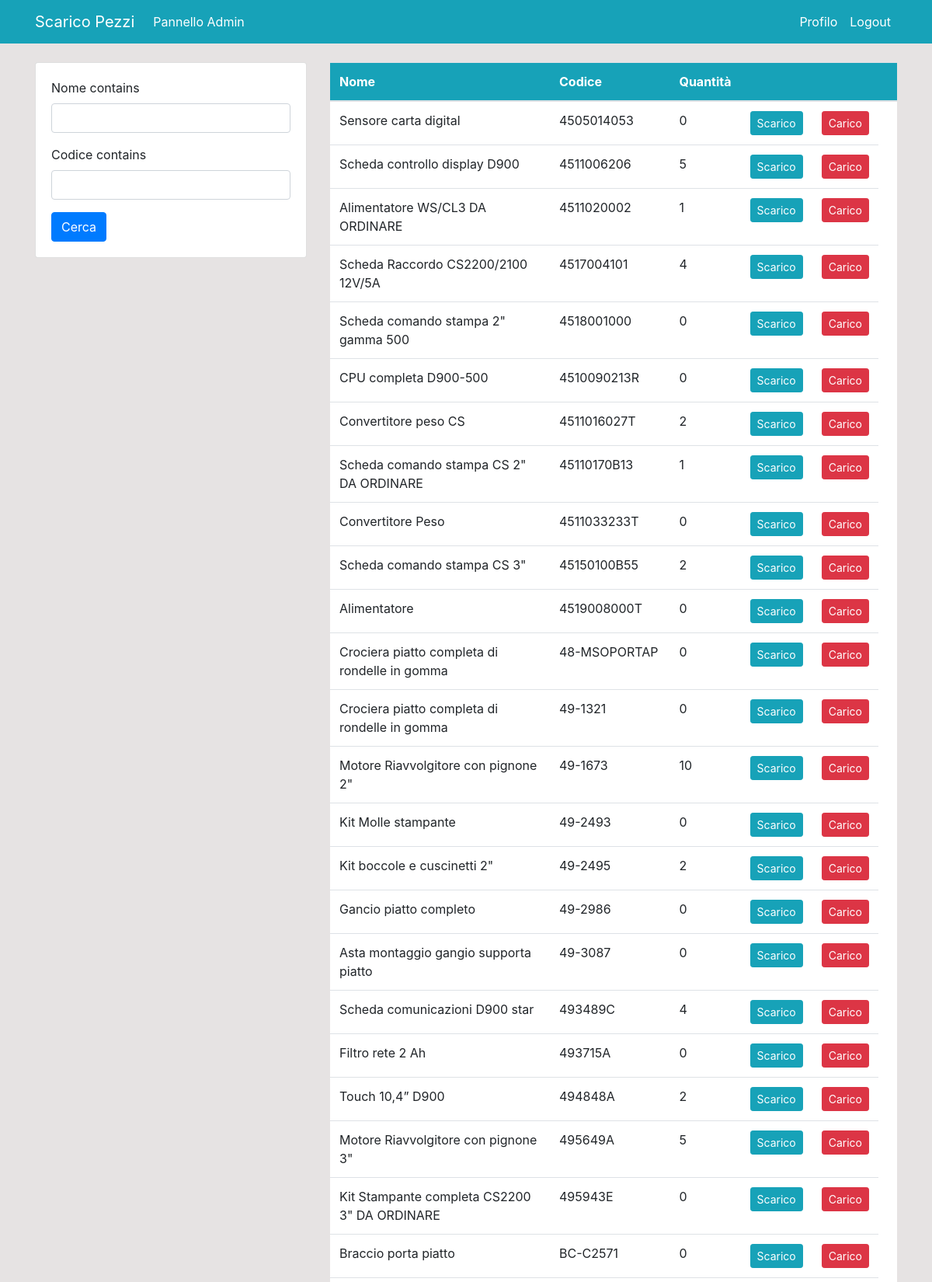
/product/ (signed in, upper part), run on the app's committed database.
### dashboard/models.py (models this page shows, shortened)
class Product(models.Model):
    nome = models.CharField(max_length=100, blank=False, null=True)
    codice = models.CharField(max_length=100, blank=False, unique=True, null=True)
    quantita = models.PositiveIntegerField(null=True)
    class Meta:
        verbose_name_plural = 'Prodotti'

### dashboard/views.py (the view)
# urls.py: path('product/', views.product, name='dashboard-product'),
@login_required
def product(request):
    items = Product.objects.all() #ORM
    myFilter = ProductFilter(request.GET, queryset=items)
    items = myFilter.qs
    if request.method == 'POST':
        form = ProductForm(request.POST)
        if form.is_valid():
            form.save()
            product_name = form.cleaned_data.get('nome')
            messages.success(request, f'{product_name} è stato aggiunto')
            return redirect('dashboard-product')
    else:
        form = ProductForm()
    context = {
        'items': items,
        'form': form,
        'myFilter': myFilter,
    }
    return render(request, 'dashboard/product.html', context)

### dashboard/forms.py
class ProductForm(forms.ModelForm):
    class Meta:
        model = Product
        fields = ['quantita']

### templates/dashboard/product.html (shortened to what this page needs)
{% extends 'partials/base.html' %}
{% load crispy_forms_tags %}
{% block content %}
    <div class="container">
        <div class="row my-4">
            <div class="col-md-4">
                <div class="card card-body">
                    <form method="get">
                    {{myFilter.form | crispy}}
                    <button class="btn btn-primary" type="submit">Cerca</button>
                </div>
            </div>
            <div class="col-md-8">
                <table class="table bg-white">
                    <thead class="bg-info">
                        <tr class="text-white">
                            <th scope="col">Nome</th>
                            <th scope="col">Codice</th>
                            <th scope="col">Quantità</th>
                            <th scope="col"></th>
                            {% if user.is_authenticated and user.is_staff and user.is_superuser %}
                            <th scope="col"></th>
                            <th scope="col"></th>
                            {% endif %}
                        </tr>
                    </thead>
                    <tbody>
                        {% for item in items %}
                        <tr>
                            <td>{{ item.nome }}</td>
                            <td>{{ item.codice }}</td>
                            <td>{{ item.quantita }}</td>
                            <td><a class="btn btn-info btn-sm" href="{% url 'dashboard-product-update' item.id %}">Scarico</a></td>
                            {% if user.is_authenticated and user.is_staff and user.is_superuser %}
                            <td><a class="btn btn-danger btn-sm" href="{% url 'dashboard-product-delete' item.id %}">Carico</a></td>
                            {% endif %}
                        </tr>
                        {% endfor %}
                    </tbody>
                </table>
            </div>
        </div>
    </div>
{% endblock %}

### static/style.css (style rules this page uses)
body { background: rgb(230, 227, 227); }

### data on the page
Product: nome "Sensore carta digital", codice "4505014053", quantita "0", shows "Carico"
Product: nome "Scheda controllo display D900", codice "4511006206", quantita "5", shows "Carico"
Product: nome "Alimentatore WS/CL3 DA ORDINARE", codice "4511020002", quantita "1", shows "Carico"
Product: nome "Scheda Raccordo CS2200/2100 12V/5A", codice "4517004101", quantita "4", shows "Carico"
Product: nome "Scheda comando stampa 2\" gamma 500", codice "4518001000", quantita "0", shows "Carico"
Product: nome "CPU completa D900-500", codice "4510090213R", quantita "0", shows "Carico"
Product: nome "Convertitore peso CS", codice "4511016027T", quantita "2", shows "Carico"
Product: nome "Scheda comando stampa CS 2\" DA ORDINARE", codice "45110170B13", quantita "1", shows "Carico"
Product: nome "Convertitore Peso", codice "4511033233T", quantita "0", shows "Carico"
Product: nome "Scheda comando stampa CS 3\"", codice "45150100B55", quantita "2", shows "Carico"
Product: nome "Alimentatore", codice "4519008000T", quantita "0", shows "Carico"
Product: nome "Crociera piatto completa di rondelle in gomma", codice "48-MSOPORTAP", quantita "0", shows "Carico"
Product: nome "Crociera piatto completa di rondelle in gomma", codice "49-1321", quantita "0", shows "Carico"
Product: nome "Motore Riavvolgitore con pignone 2\"", codice "49-1673", quantita "10", shows "Carico"
Product: nome "Kit Molle stampante", codice "49-2493", quantita "0", shows "Carico"
Product: nome "Kit boccole e cuscinetti 2\"", codice "49-2495", quantita "2", shows "Carico"
Product: nome "Gancio piatto completo", codice "49-2986", quantita "0", shows "Carico"
Product: nome "Asta montaggio gangio supporta piatto", codice "49-3087", quantita "0", shows "Carico"
Product: nome "Scheda comunicazioni D900 star", codice "493489C", quantita "4", shows "Carico"
Product: nome "Filtro rete 2 Ah", codice "493715A", quantita "0", shows "Carico"
Product: nome "Touch 10,4” D900", codice "494848A", quantita "2", shows "Carico"
Product: nome "Motore Riavvolgitore con pignone 3\"", codice "495649A", quantita "5", shows "Carico"
Product: nome "Kit Stampante completa CS2200 3\" DA ORDINARE", codice "495943E", quantita "0", shows "Carico"
Product: nome "Braccio porta piatto", codice "BC-C2571", quantita "0", shows "Carico"
